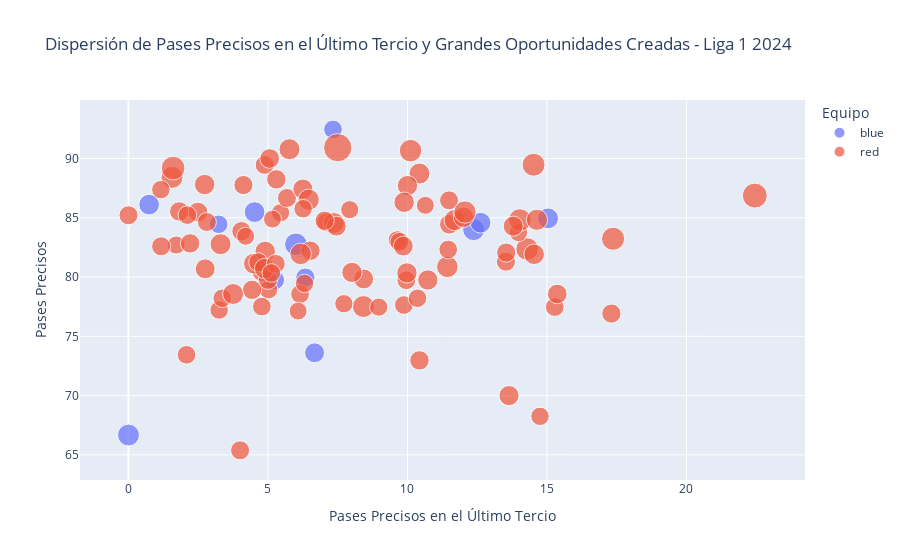

Here is the notebook cell this chart was saved with:
### Code cell
df_combined = df_oponentes_per90_incluyendo_alianza

# Crear una columna para el color según el equipo
df_combined['color'] = df_combined['team'].apply(lambda x: 'blue' if x == 'Alianza Lima' else 'red')
df_combined = df_combined[(df_combined['Posicion'] == 'D') | (df_combined['Posicion'] == 'M') | (df_combined['Posicion'] == 'F')]
# Eliminar atipicos
df_combined = df_combined[(df_combined['accuratePassesPercentage'] != 100) & (df_combined['accuratePassesPercentage'] >= 50) & (df_combined['accuratePasses'] >= 30)]


# Crear el gráfico de dispersión
fig = px.scatter(df_combined, y='accuratePassesPercentage', x='accurateFinalThirdPasses', color='color',
                 size='accuratePasses', hover_data=['player', 'team', 'accuratePasses'],
                 title='Dispersión de Pases Precisos en el Último Tercio y Grandes Oportunidades Creadas - Liga 1 2024',
                 labels={'accurateFinalThirdPasses': 'Pases Precisos en el Último Tercio',
                         'bigChancesCreated': 'Grandes Oportunidades Creadas',
                         'accuratePasses': 'Pases Precisos'})

# Actualizar el esquema de colores para que solo muestre azul y rojo
fig.update_traces(marker=dict(colorscale=[[0, 'red'], [1, 'blue']]))

# Personalizar los ejes y el diseño
fig.update_layout(xaxis_title='Pases Precisos en el Último Tercio', yaxis_title='Pases Precisos',
                  legend_title_text='Equipo')

# Mostrar el gráfico
fig.show()

### Figure 1 — Plotly figure (JSON) as saved in the notebook; plotly's stock layout.template omitted (floating-point values rounded to 4 significant figures; data arrays with more than 128 entries replaced by an {"elided": "..."} marker saying what was removed)
{"data": [{"customdata": [["Juan Freytes", "Alianza Lima", 37.06], ["Carlos Zambrano", "Alianza Lima", 40.4], ["Jiovany Ramos", "Alianza Lima", 34.59], ["Renzo Garces", "Alianza Lima", 32.48], ["Yordi Vílchez", "Alianza Lima", 48], ["Sebastian Aranda", "Alianza Lima", 45], ["Sebastián Rodríguez", "Alianza Lima", 44.74], ["Gabriel Costa", "Alianza Lima", 40.49], ["Christian Neira", "Alianza Lima", 40.37], ["Aldair Fuentes", "Alianza Lima", 40.02], ["Adrián Arregui", "Alianza Lima", 34.88], ["Axel Moyano", "Alianza Lima", 32.67]], "hovertemplate": "color=blue<br>Pases Precisos en el Último Tercio=%{x}<br>accuratePassesPercentage=%{y}<br>Pases Precisos=%{customdata[2]}<br>player=%{customdata[0]}<br>team=%{customdata[1]}<extra></extra>", "legendgroup": "blue", "marker": {"color": "#636efa", "colorscale": [[0, "red"], [1, "blue"]], "size": [37.06, 40.4, 34.59, 32.48, 48, 45, 44.74, 40.49, 40.37, 40.02, 34.88, 32.67], "sizemode": "area", "sizeref": 0.1875, "symbol": "circle"}, "mode": "markers", "name": "blue", "orientation": "v", "showlegend": true, "type": "scatter", "x": [6.67, 4.52, 5.25, 3.23, 6, 0, 12.37, 15.04, 12.62, 0.74, 6.34, 7.33], "xaxis": "x", "y": [73.61, 85.48, 79.75, 84.45, 82.76, 66.67, 83.99, 84.95, 84.58, 86.11, 79.95, 92.45], "yaxis": "y"}, {"customdata": {"elided": "96x3 mixed values"}, "hovertemplate": "color=red<br>Pases Precisos en el Último Tercio=%{x}<br>accuratePassesPercentage=%{y}<br>Pases Precisos=%{customdata[2]}<br>player=%{customdata[0]}<br>team=%{customdata[1]}<extra></extra>", "legendgroup": "red", "marker": {"color": "#EF553B", "colorscale": [[0, "red"], [1, "blue"]], "size": [34, 35.45, 30.65, 45.66, 35.42, 32.73, 41.31, 34, 36.57, 45.12, 33.14, 31.17, 49.35, 32.67, 39.17, 35.23, 32.04, 31.91, 35.15, 41.38, 32.02, 33.75, 32.13, 39.42, 32.96, 35.94, 52.85, 34.39, 31.59, 34.14, 33.93, 33.69, 37.38, 35.5, 30.25, 41.25, 32.54, 39.27, 48.14, 32.94, 31.2, 34.32, 58.4, 34.51, 36.22, 43.42, 33.04, 33.01, 41.69, 41.07, 50.04, 47.74, 33.6, 33.68, 39.19, 42.23, 35.51, 33.36, 30.95, 38.79, 37.23, 38.08, 33.78, 32.23, 37.64, 41.09, 35.47, 47.57, 37.1, 30.84, 30.43, 39.24, 37.05, 33.35, 32.82, 31.72, 30.22, 35.22, 43.41, 38.18, 75, 38.64, 38.82, 41.5, 39.36, 30.27, 42.32, 36.4, 46.76, 32.93, 38.81, 34.62, 32.2, 32.06, 35.16, 39.79], "sizemode": "area", "sizeref": 0.1875, "symbol": "circle"}, "mode": "markers", "name": "red", "orientation": "v", "showlegend": true, "type": "scatter", "x": [4, 1.82, 1.71, 1.56, 2.21, 9.87, 3.3, 1.17, 2.49, 8.42, 6.15, 5.45, 14.52, 2.11, 4.79, 4.05, 6.31, 5.02, 4.43, 4.5, 3.25, 2.81, 3.36, 4.9, 4.78, 11.5, 1.6, 4.12, 7.72, 7.09, 0, 5.68, 2.75, 5, 6.08, 3.75, 2.08, 2.73, 14.29, 15.28, 13.98, 13.53, 22.45, 13.54, 15.37, 11.43, 9.64, 9.96, 11.69, 7.36, 17.37, 14.03, 11.49, 4.88, 12.01, 14.64, 5.3, 9.71, 7.93, 9.98, 8.43, 6.25, 4.65, 10.36, 13.79, 10.43, 6.52, 10.11, 9.85, 8.97, 4.2, 4.88, 7.45, 5.28, 5.12, 14.75, 5.16, 10.43, 6.17, 13.64, 7.5, 8.01, 10, 5.77, 9.88, 10.64, 6.46, 5.06, 12.06, 11.46, 10.73, 17.31, 6.26, 1.16, 7.03, 14.54], "xaxis": "x", "y": [65.38, 85.53, 82.7, 88.41, 82.84, 77.64, 82.77, 82.59, 85.48, 77.51, 78.56, 85.42, 89.47, 85.22, 80.48, 83.86, 79.46, 78.93, 78.92, 81.13, 77.22, 84.64, 78.21, 82.16, 77.51, 84.45, 89.19, 87.76, 77.75, 84.62, 85.21, 86.67, 80.69, 79.78, 77.13, 78.57, 73.44, 87.8, 82.36, 77.47, 83.75, 81.3, 86.87, 82.06, 78.57, 80.86, 83.12, 79.73, 84.8, 84.56, 83.23, 84.81, 86.47, 89.46, 85.04, 84.83, 88.24, 82.97, 85.68, 80.35, 79.84, 87.42, 81.25, 78.21, 84.29, 88.73, 82.22, 90.66, 82.61, 77.46, 83.44, 80.72, 84.29, 81.11, 80.34, 68.25, 84.89, 72.97, 81.95, 70, 90.91, 80.39, 87.71, 90.78, 86.31, 86.05, 86.52, 90, 85.48, 82.32, 79.75, 76.92, 85.76, 87.37, 84.75, 81.92], "yaxis": "y"}], "layout": {"legend": {"itemsizing": "constant", "title": {"text": "Equipo"}, "tracegroupgap": 0}, "title": {"text": "Dispersión de Pases Precisos en el Último Tercio y Grandes Oportunidades Creadas - Liga 1 2024"}, "xaxis": {"anchor": "y", "domain": [0, 1], "title": {"text": "Pases Precisos en el Último Tercio"}}, "yaxis": {"anchor": "x", "domain": [0, 1], "title": {"text": "Pases Precisos"}}}}
